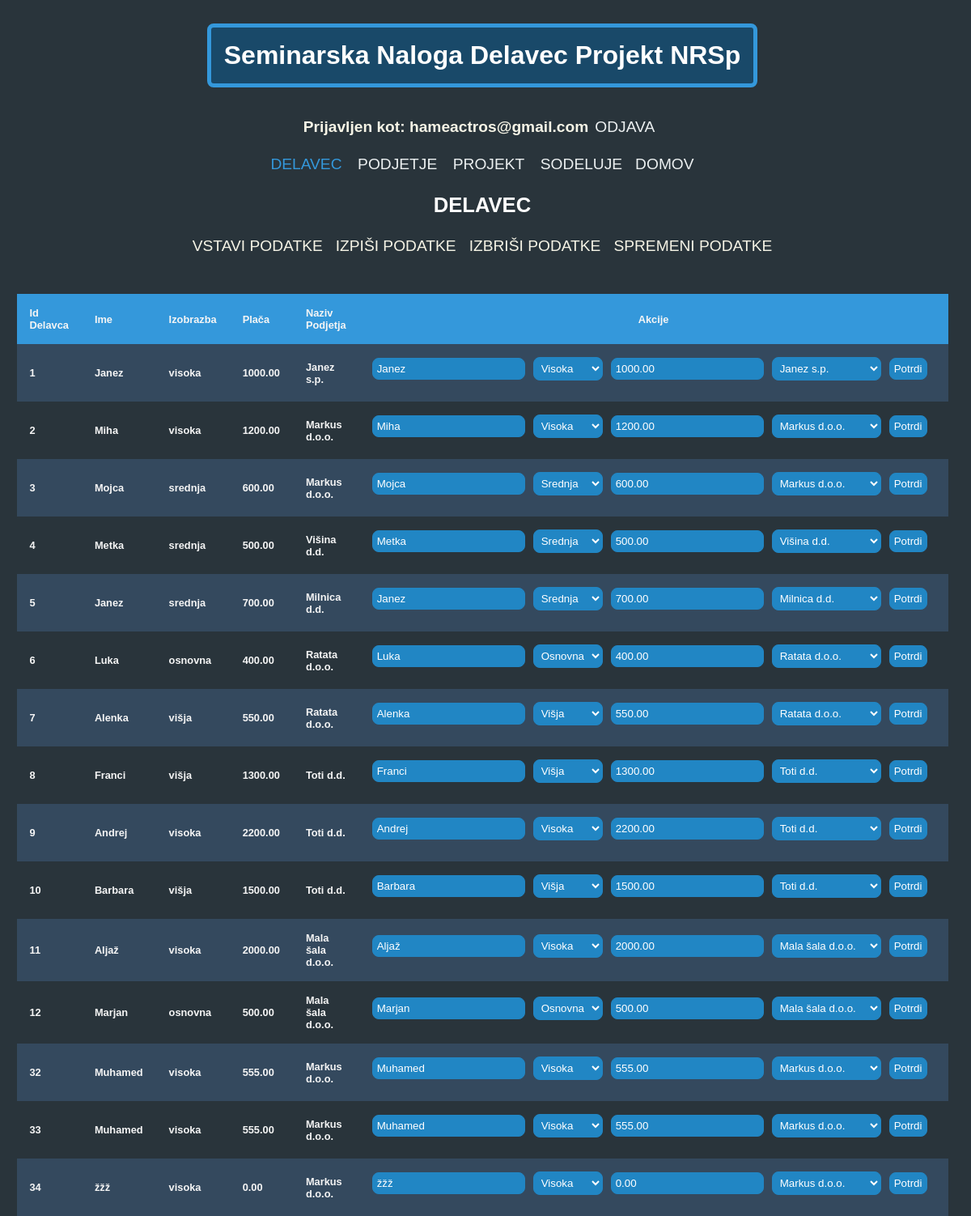
Screenshot of /components/delavec/delavec_spremeni.php (signed in) with the database file from the repository.
### tables this page shows
CREATE TABLE `delavec` (
  `id_delavec` int(11) NOT NULL,
  `ime` varchar(30) DEFAULT NULL,
  `izobrazba` varchar(40) DEFAULT NULL,
  `placa` decimal(7,2) DEFAULT NULL,
  `id_podjetje` int(11) DEFAULT NULL
);

CREATE TABLE `podjetje` (
  `id_podjetje` int(11) NOT NULL,
  `naziv` varchar(100) DEFAULT NULL,
  `mesto` varchar(100) DEFAULT NULL
);

### components/delavec/delavec_spremeni.php (the view, shortened to what this page needs)
<!DOCTYPE html>
<html lang="en">
<head>
    <link rel="stylesheet" href="../style_menu.css">
    <link rel="stylesheet" href="../style_table.css">
</head>
<body>
    <?php
    include("../head.php");
    ?>
    <div class="tableContainer">
        <?php
        include "../common_var.php";
        $conn = mysqli_connect($servername, $username, $password, $dbname);
        mysqli_query($conn, "set names 'utf8'");
        $sql = "SELECT * FROM delavec";
        $result = mysqli_query($conn, $sql);
        echo "<table>";
        echo "<tr><th>Id Delavca</th><th>Ime</th><th>Izobrazba</th><th>Plača</th><th>Naziv Podjetja</th><th class='action'>Akcije</th></tr>";
        while ($row = mysqli_fetch_assoc($result)) {
            echo "<tr>";
            echo "<td>" . $row["id_delavec"] . "</td>";
            echo "<td>" . $row["ime"] . "</td>";
            echo "<td>" . $row["izobrazba"] . "</td>";
            echo "<td>" . $row["placa"] . "</td>";
            echo "<td>";
            $idPodjetja = $row["id_podjetje"];
            $sqlCompany = "SELECT naziv FROM podjetje WHERE id_podjetje = $idPodjetja";
            $resultCompany = mysqli_query($conn, $sqlCompany);
            if ($rowCompany = mysqli_fetch_assoc($resultCompany)) {
                echo $rowCompany["naziv"];
            }
            echo "</td>";
            echo "<td class='action'>
                    <form method='post' action='delavec_spremeni.php' class='form-container'>
                        <input type='hidden' name='idDelavca' value='" . $row["id_delavec"] . "'>
                        <input type='text' name='ime' value='" . $row["ime"] . "'>
                        <select name='izobrazba'>
                            <option value='osnovna'" . ($row["izobrazba"] == 'osnovna' ? " selected" : "") . ">Osnovna</option>
                            <option value='srednja'" . ($row["izobrazba"] == 'srednja' ? " selected" : "") . ">Srednja</option>
                            <option value='visoka'" . ($row["izobrazba"] == 'visoka' ? " selected" : "") . ">Visoka</option>
                            <option value='višja'" . ($row["izobrazba"] == 'višja' ? " selected" : "") . ">Višja</option>
                        </select>
                        <input type='text' name='placa' value='" . $row["placa"] . "'>
                        <select name='idPodjetja'>";
            $sqlCompanies = "SELECT * FROM podjetje";
            $resultCompanies = mysqli_query($conn, $sqlCompanies);
            while ($rowCompany = mysqli_fetch_assoc($resultCompanies)) {
                echo "<option value='" . $rowCompany["id_podjetje"] . "'";
                if ($rowCompany["id_podjetje"] == $row["id_podjetje"]) {
                    echo " selected";
                }
                echo ">" . $rowCompany["naziv"] . "</option>";
            }
            echo "</select>
                        <button type='submit'>Potrdi</button>
                    </form>
                </td>";
            echo "</tr>";
        }
        echo "</table>";
        ?>
    </div>
</body>
</html>

### components/style_menu.css (style rules this page uses)
body { flex-direction: column; display: flex; align-items: center; background: #29343b; font-family: "Montserrat", sans-serif; }

### components/style_table.css (style rules this page uses)
body { height: 100vh; width: 98vw; display: flex; background-color: #29343b; color: whitesmoke; }
.tableContainer { width: 90%; display: flex; flex-direction: column; align-items: center; }
table { background-color: #29343b; border-radius: 8px; width: 80%; color: whitesmoke; border-collapse: collapse; }
th, td { padding: 1rem; text-align: left; }
th { background-color: #3498db; }
tr:nth-child(even) { background-color: #34495e; transition: all 0.2s ease-in-out; }
.action { width: fit-content; text-align: center; }
.form-container { display: flex; align-items: center; justify-content: space-between; margin-bottom: 10px; }
.form-container select, .form-container input[type="text"], .form-container input[type="number"], .form-container input[type="datetime-local"], .form-container input[type="submit"], .form-container button { background-color:#2186c4; color: white; border: #2186c4 solid 1px; border-radius: 8px; padding: 5px; margin-right: 10px; transition: all 0.2s ease-in-out; }

### components/style.css (style rules this page uses)
body { font-family: 'Segoe UI', Tahoma, Geneva, Verdana, sans-serif; font-size: 0.8rem; height: 98vh; font-weight: bold; display: flex; flex-direction: column; background-color: #29343b; }

### rows the page displays
delavec: id_delavec "1", ime "Janez", izobrazba "visoka", placa "1000.00", id_podjetje.naziv "Janez s.p.", izobrazba "Visoka", idPodjetja "Janez s.p."
delavec: id_delavec "2", ime "Miha", izobrazba "visoka", placa "1200.00", id_podjetje.naziv "Markus d.o.o.", izobrazba "Visoka", idPodjetja "Markus d.o.o."
delavec: id_delavec "3", ime "Mojca", izobrazba "srednja", placa "600.00", id_podjetje.naziv "Markus d.o.o.", izobrazba "Srednja", idPodjetja "Markus d.o.o."
delavec: id_delavec "4", ime "Metka", izobrazba "srednja", placa "500.00", id_podjetje.naziv "Višina d.d.", izobrazba "Srednja", idPodjetja "Višina d.d."
delavec: id_delavec "5", ime "Janez", izobrazba "srednja", placa "700.00", id_podjetje.naziv "Milnica d.d.", izobrazba "Srednja", idPodjetja "Milnica d.d."
delavec: id_delavec "6", ime "Luka", izobrazba "osnovna", placa "400.00", id_podjetje.naziv "Ratata d.o.o.", izobrazba "Osnovna", idPodjetja "Ratata d.o.o."
delavec: id_delavec "7", ime "Alenka", izobrazba "višja", placa "550.00", id_podjetje.naziv "Ratata d.o.o.", izobrazba "Višja", idPodjetja "Ratata d.o.o."
delavec: id_delavec "8", ime "Franci", izobrazba "višja", placa "1300.00", id_podjetje.naziv "Toti d.d.", izobrazba "Višja", idPodjetja "Toti d.d."
delavec: id_delavec "9", ime "Andrej", izobrazba "visoka", placa "2200.00", id_podjetje.naziv "Toti d.d.", izobrazba "Visoka", idPodjetja "Toti d.d."
delavec: id_delavec "10", ime "Barbara", izobrazba "višja", placa "1500.00", id_podjetje.naziv "Toti d.d.", izobrazba "Višja", idPodjetja "Toti d.d."
delavec: id_delavec "11", ime "Aljaž", izobrazba "visoka", placa "2000.00", id_podjetje.naziv "Mala šala d.o.o.", izobrazba "Visoka", idPodjetja "Mala šala d.o.o."
delavec: id_delavec "12", ime "Marjan", izobrazba "osnovna", placa "500.00", id_podjetje.naziv "Mala šala d.o.o.", izobrazba "Osnovna", idPodjetja "Mala šala d.o.o."
delavec: id_delavec "32", ime "Muhamed", izobrazba "visoka", placa "555.00", id_podjetje.naziv "Markus d.o.o.", izobrazba "Visoka", idPodjetja "Markus d.o.o."
delavec: id_delavec "33", ime "Muhamed", izobrazba "visoka", placa "555.00", id_podjetje.naziv "Markus d.o.o.", izobrazba "Visoka", idPodjetja "Markus d.o.o."
delavec: id_delavec "34", ime "žžž", izobrazba "visoka", placa "0.00", id_podjetje.naziv "Markus d.o.o.", izobrazba "Visoka", idPodjetja "Markus d.o.o."

### other values shown
$_SESSION['email'] "hameactros@gmail.com"
$activeSection "DELAVEC"
$menuItem "VSTAVI PODATKE"
$menuItem "IZPIŠI PODATKE"
$menuItem "IZBRIŠI PODATKE"
$menuItem "SPREMENI PODATKE"
